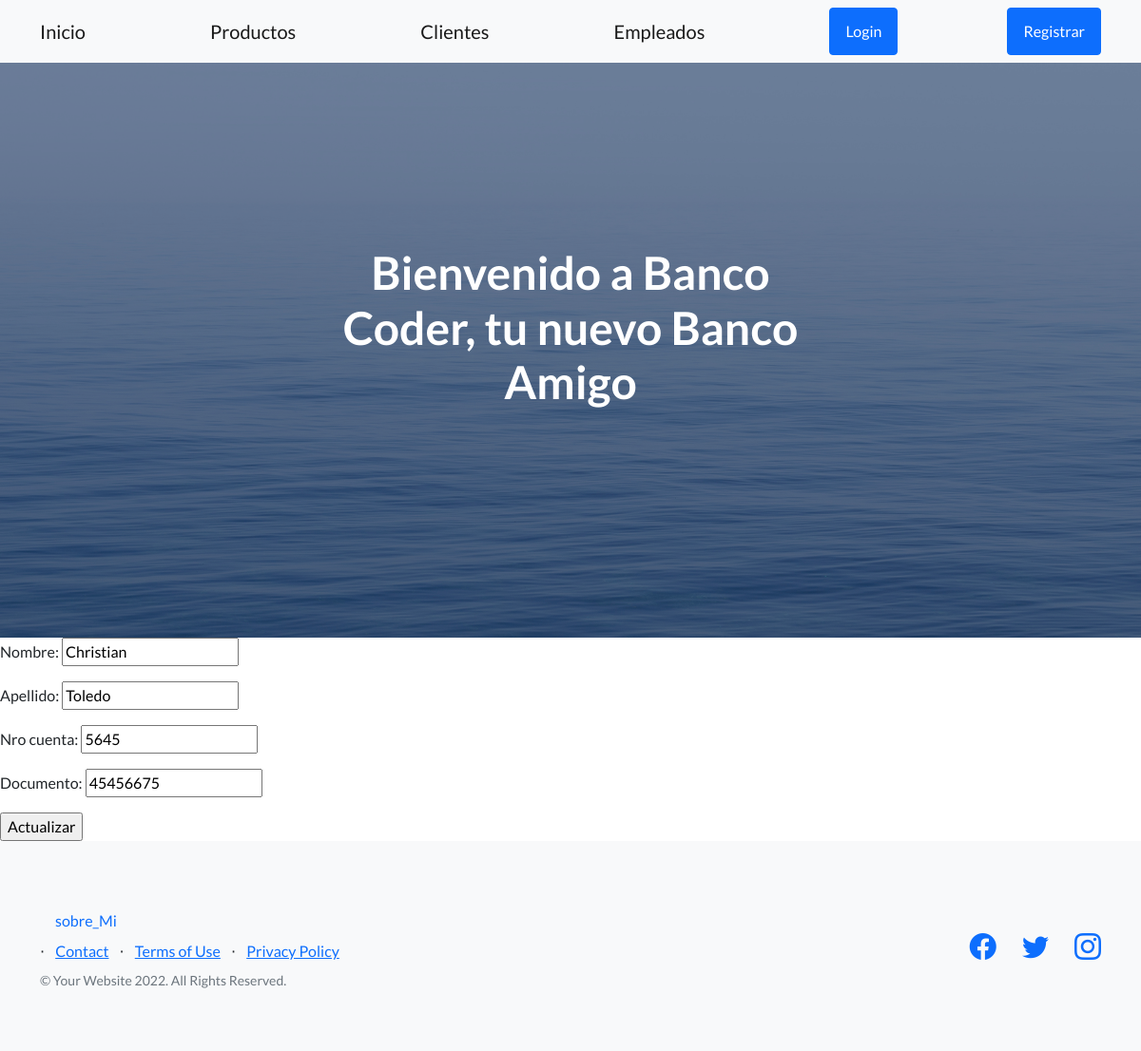
Before: /EditarClientes/17 with the older database file.
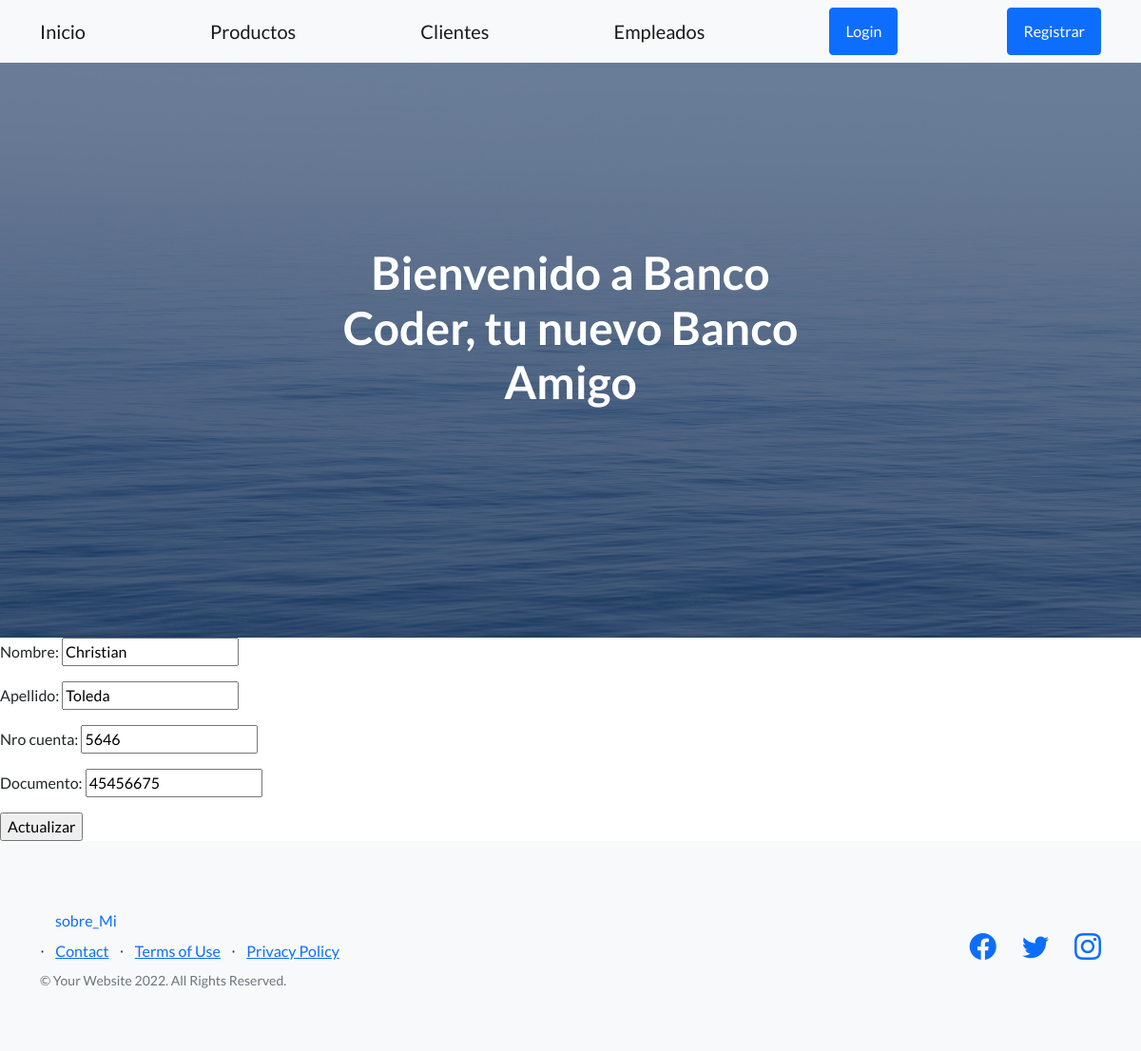
After: the same page with the newer database file.
### Appbank/models.py (models this page shows, shortened)
class Cliente(models.Model):
    nombre = models.CharField(max_length=30)
    apellido = models.CharField(max_length=30)
    documento = models.IntegerField()
    nro_cuenta = models.IntegerField()

### Appbank/views.py (the view)
# urls.py: path('EditarClientes/<int:id>', editarcliente, name="EditarCliente"),
def editarcliente(request, id): # edita cliente
    clientes = Cliente.objects.get(id=id)
    if request.method == 'POST':
        mi_formulario = ClienteFormulario(request.POST)
        if mi_formulario.is_valid():
            data = mi_formulario.cleaned_data
            clientes.nombre = data['nombre']
            clientes.apellido = data['apellido']
            clientes.documento = data['documento']
            clientes.nro_cuenta = data['nro_cuenta']
            clientes.save()
        return HttpResponseRedirect('/leerlistaclientes/')
    else:
         mi_formulario = ClienteFormulario(initial= {
            'nombre' : clientes.nombre,
            'apellido': clientes.apellido,
            'documento': clientes.documento,
            'nro_cuenta': clientes.nro_cuenta,
         })
         return render(request, 'editarcliente.html', {"mi_formulario": mi_formulario, "id": clientes.id})

### Appbank/forms.py
class ClienteFormulario(forms.Form):
    nombre = forms.CharField()
    apellido = forms.CharField()
    nro_cuenta = forms.IntegerField ()
    documento = forms.IntegerField()

### Appbank/templates/editarcliente.html
{% extends "padre.html" %}
{% load  static  %}
{% block contenidoquecambia %}
<form action ="{% url 'EditarCliente' id%}" method="POST">{% csrf_token %}
        {{ mi_formulario.as_p }}
<input type="submit" value = "Actualizar"/>
</form>
{% endblock contenidoquecambia %}

Changed rows visible on the page:
changed Cliente "Christian": apellido "Toledo" → "Toleda"; nro_cuenta "5645" → "5646"
